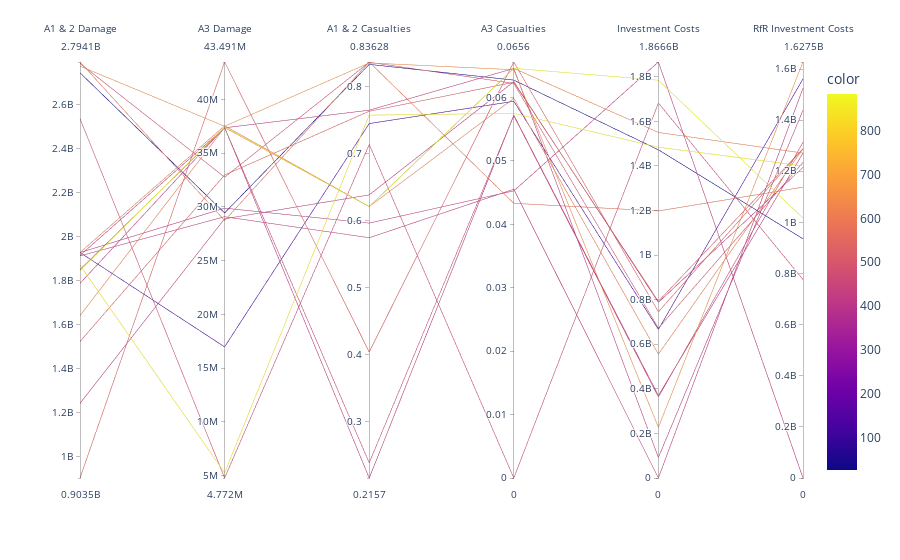

Notebook code for this chart:
### Code cell
fig = px.parallel_coordinates(max_regret, labels= {"A1_2 Aggr Expected Annual Damage" : "A1 & 2 Damage", "A3 Expected Annual Damage" : "A3 Damage", "A1_2 Aggr Expected Number of Deaths" : "A1 & 2 Casualties", "A3 Aggr Expected Number of Deaths" : "A3 Casualties", "A1_5 Dike Investment Costs" : "Investment Costs", "Room for River Investment Costs" : "RfR Investment Costs"}, color = max_regret.index, dimensions= ["A1_2 Aggr Expected Annual Damage", "A3 Expected Annual Damage", "A1_2 Aggr Expected Number of Deaths","A3 Aggr Expected Number of Deaths", "A1_5 Dike Investment Costs", "Room for River Investment Costs" ])
fig.show()
